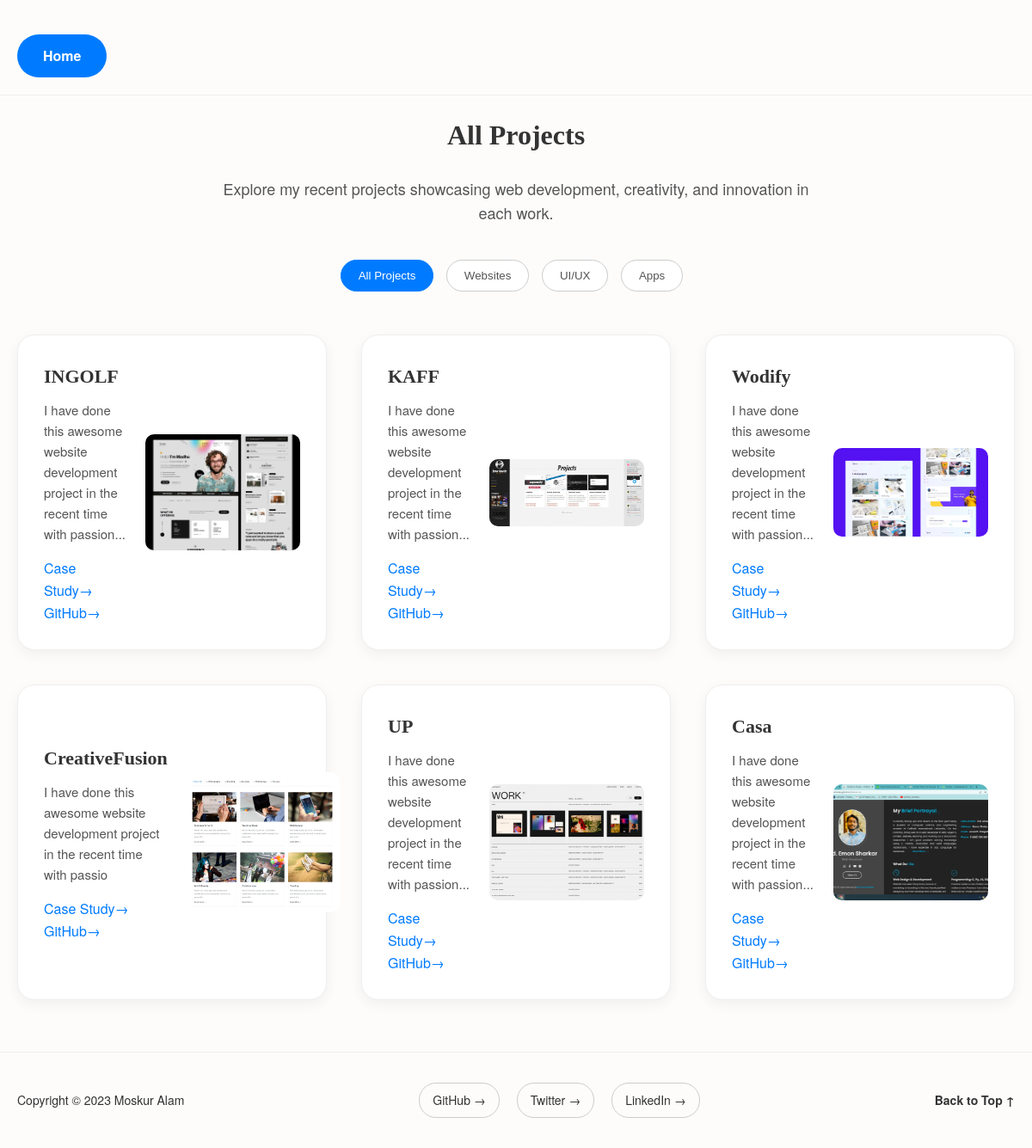
/projects/, run on the app's committed database.
### portfolio/models.py (models this page shows, shortened)
class Project(models.Model):
    title = models.CharField(max_length=200)
    description = models.TextField()
    image = models.ImageField(upload_to="projects/")
    case_study_link = models.URLField(blank=True, null=True)
    github_link = models.URLField(blank=True, null=True)

### portfolio/views.py (the view)
# urls.py: path('projects/', views.projects, name='projects'),
def projects(request):
    projects = Project.objects.all()
    context = {
        'projects' : projects,
    }
    return render(request, 'portfolio/projects.html', context)

### portfolio/templates/portfolio/projects.html (shortened to what this page needs)
{% extends 'portfolio/base.html' %}
{% load static %}
{% block styles %}<link rel="stylesheet" href="{% static 'css/projects.css' %}">{% endblock styles %}
{% block header %}
    <header>
        <div class="head">
            <a href="{% url 'home' %}" id="home">Home</a>
        </div>
    </header>
    {% endblock header %}
   {% block main %}
    <div class="container">
        <h1>All Projects</h1>
        <p class="subtitle">Explore my recent projects showcasing web development, creativity, and innovation in each work.</p>
        <div class="filters">
            <button class="active">All Projects</button>
            <button>Websites</button>
            <button>UI/UX</button>
            <button>Apps</button>
        </div>
        <div class="project-list">
             {% for project in projects %}
            <div class="project-card">
                <div class="project-info">
                    <h3>{{ project.title }}</h3>
                    <p>{{ project.description }}</p>
                    <a href="{{ project.case_study_link }}">Case Study→</a>
                    <a href="{{ project.github_link }}">GitHub→</a>
                </div>
                <img src="{{ project.image.url }}" alt="INGOLF project preview">
            </div>
            {% endfor %}
        </div>
    </div>
{% endblock main %}

### portfolio/templates/portfolio/base.html (shortened to what this page needs)
{% load static %}
<!DOCTYPE html>
<html lang="en">
<head>
    <link rel="stylesheet" href="{% static 'css/home.css' %}">
    {% block styles %}{% endblock styles %}
</head>
<body>
{% block header %}{% endblock header %}
<main>
    {% block main %}
    {% endblock main %}
</main>
<footer class="main-footer">
        <div class="container">
            <p class="copyright">Copyright © 2023 Moskur Alam</p>
            <div class="footer-links">
                <a href="https://github.com/pratap008" target="_blank">GitHub →</a>
                <a href=" https://x.com/Nishchhalpsingh?t=mFgqQh_WBT5DPaVdvxG4PQ&s=09" target="_blank">Twitter →</a>
                <a href="https://www.linkedin.com/in/itspratapnishchhal/" target="_blank">LinkedIn →</a>
            </div>
            <a href="#" class="back-to-top">Back to Top ↑</a>
        </div>
</footer>
</body>
</html>

### portfolio/static/css/home.css (style rules this page uses)
body { font-family: 'Helvetica Neue', Arial, sans-serif; margin: 0; background-color: #FDFCFB; color: #333; font-size: 16px; line-height: 1.6; }
h1, h2, h3 { font-family: 'Times New Roman', Times, serif; font-weight: bold; }
.container { max-width: 1200px; margin: 0 auto; padding: 0 20px; }
a { color: #007BFF; text-decoration: none; }
.project-list { display: grid; grid-template-columns: repeat(2, 1fr); gap: 40px; }
.project-card { background-color: #fff; border: 1px solid #eee; border-radius: 20px; padding: 30px; display: flex; align-items: center; gap: 30px; }
.project-card h3 { font-size: 24px; }
.project-card img { max-width: 200px; border-radius: 10px; }
.main-footer { background-color: #FDFCFB; padding: 30px 0; border-top: 1px solid #eee; font-size: 14px; }
.main-footer .container { display: flex; justify-content: space-between; align-items: center; }
.footer-links { display: flex; gap: 20px; }
.footer-links a { color: #333; border: 1px solid #ccc; padding: 8px 15px; border-radius: 20px; }
.back-to-top { color: #333; font-weight: bold; }

### portfolio/static/css/projects.css (style rules this page uses)
body { font-family: 'Helvetica Neue', Arial, sans-serif; margin: 0; background-color: #FDFCFB; color: #333; font-size: 16px; line-height: 1.6; }
h1, h2, h3 { font-family: 'Times New Roman', Times, serif; font-weight: bold; }
.container { max-width: 1200px; margin: 0 auto; padding: 0 20px; text-align: center; }
.subtitle { color: #555; max-width: 700px; margin: 10px auto 40px; font-size: 18px; }
.filters { margin-bottom: 40px; }
.filters button { background-color: #fff; border: 1px solid #ccc; color: #555; padding: 10px 20px; margin: 0 10px 10px 0; border-radius: 25px; cursor: pointer; font-weight: 500; transition: all 0.3s ease; }
.filters button.active, .filters button:hover { background-color: #007BFF; color: #fff; border-color: #007BFF; }
.project-list { display: grid; grid-template-columns: repeat(auto-fit, minmax(350px, 1fr)); gap: 40px; margin-bottom: 60px; }
.project-card { background-color: #fff; border: 1px solid #eee; border-radius: 20px; padding: 30px; display: flex; align-items: center; justify-content: space-between; gap: 20px; box-shadow: 0 5px 15px rgba(0,0,0,0.05); transition: all 0.3s ease; }
.project-card img { max-width: 180px; border-radius: 10px; flex-shrink: 0; }
.project-info { text-align: left; }
.project-info h3 { font-size: 22px; margin: 0 0 10px; }
.project-info p { color: #555; font-size: 15px; margin: 0 0 15px; }
.project-info a { color: #007BFF; text-decoration: none; font-weight: 500; }
.head { background-color: #FDFCFB; padding: 20px; display: flex; justify-content: flex-start; align-items: center; border-bottom: 1px solid #eee; }
.head { text-align: center; margin: 20px 0; }
.head a { display: inline-block; background-color: #007BFF; color: #fff; padding: 12px 30px; border-radius: 25px; font-weight: bold; text-decoration: none; transition: background-color 0.3s ease; }

### data on the page
Project: title "INGOLF", description "I have done this awesome website development project in the recent time with passion...", image (picture)
Project: title "KAFF", description "I have done this awesome website development project in the recent time with passion...", image (picture)
Project: title "Wodify", description "I have done this awesome website development project in the recent time with passion...", image (picture)
Project: title "CreativeFusion", description "I have done this awesome website development project in the recent time with passio", image (picture)
Project: title "UP", description "I have done this awesome website development project in the recent time with passion...", image (picture)
Project: title "Casa", description "I have done this awesome website development project in the recent time with passion...", image (picture)
